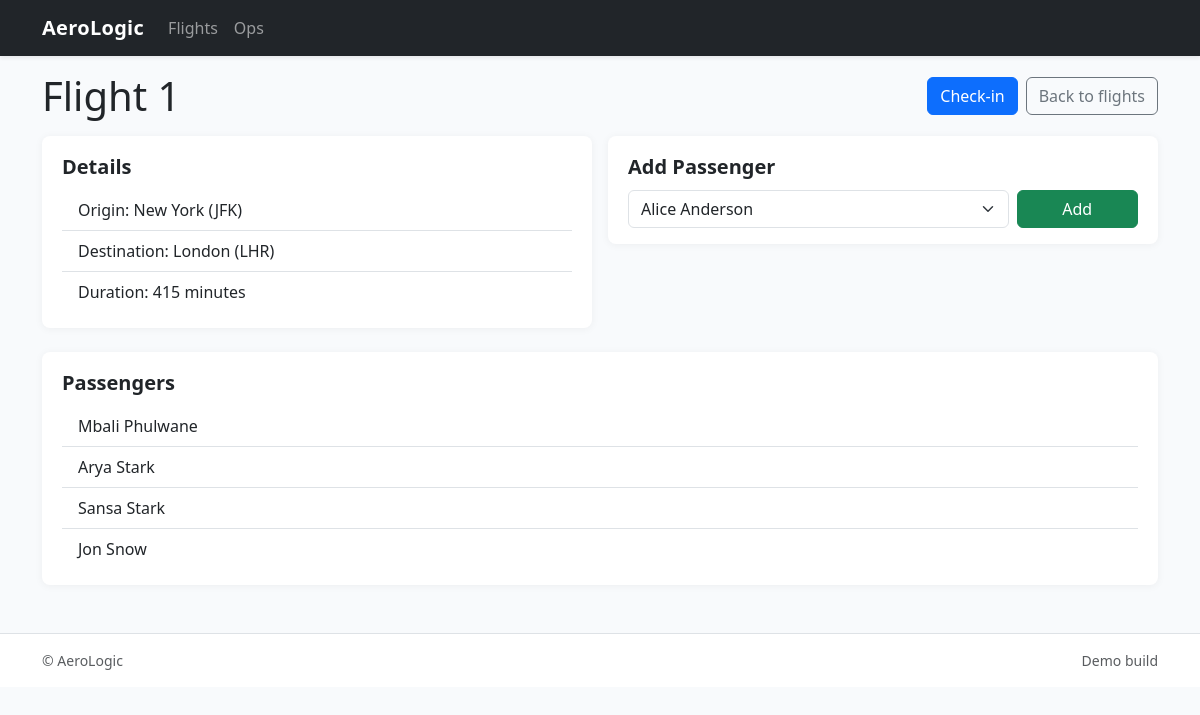
The page /flights/1 on the database its author committed.
### flights/models.py (models this page shows, shortened)
class Flight(models.Model):
    origin = models.ForeignKey(Airport, on_delete=models.CASCADE, related_name="departures")
    destination = models.ForeignKey(Airport, on_delete=models.CASCADE, related_name="arrivals")
    duration = models.IntegerField()

class Airport(models.Model):
    code = models.CharField(max_length=3)
    city = models.CharField(max_length=64)
    def __str__(self):
        return f"{self.city} ({self.code})"

class Passenger(models.Model):
    first = models.CharField(max_length=64)
    last = models.CharField(max_length=64)
    flights = models.ManyToManyField(Flight, blank=True, related_name="passengers")
    def __str__(self):
        return f"{self.first} {self.last}"

### flights/views.py (the view)
# urls.py: path("<int:flight_id>", views.flight, name="flight"),
def flight(request, flight_id):
    flight= Flight.objects.get(pk=flight_id)
    return render(request,"flights/flight.html", {
        "flight":flight,
        "passengers": flight.passengers.all(),
        "non_passengers": Passenger.objects.exclude(flights=flight).all()
    })

### flights/templates/flights/flight.html (shortened to what this page needs)
{% extends "flights/layout.html" %}
{% block body %}
    <div class="d-flex justify-content-between align-items-center mb-3">
        <h1 class="m-0">Flight {{ flight.id }}</h1>
        <div class="d-flex gap-2">
            <a class="btn btn-primary" href="/flight/{{ flight.id }}/checkin">Check-in</a>
            <a class="btn btn-outline-secondary" href="{% url 'index' %}">Back to flights</a>
        </div>
    </div>
    <div class="row g-3 mb-4">
        <div class="col-md-6">
            <div class="card-plain">
                <div class="section-title mb-2">Details</div>
                <ul class="list-group list-group-flush">
                    <li class="list-group-item">Origin: {{ flight.origin }}</li>
                    <li class="list-group-item">Destination: {{ flight.destination }}</li>
                    <li class="list-group-item">Duration: {{ flight.duration }} minutes</li>
                </ul>
            </div>
        </div>
        <div class="col-md-6">
            <div class="card-plain">
                <div class="section-title mb-2">Add Passenger</div>
                <form class="row gy-2 gx-2 align-items-center" action="{% url 'book' flight.id %}" method="post">
                    <div class="col-8 col-sm-9">
                        <select class="form-select" name="passenger">
                            {% for passenger in non_passengers %}
                                <option value="{{ passenger.id}}">{{passenger}}</option>
                            {% endfor %}
                        </select>
                    </div>
                    <div class="col-4 col-sm-3 text-end">
                        <button type="submit" class="btn btn-success w-100">Add</button>
                    </div>
                </form>
            </div>
        </div>
    </div>
    <div class="card-plain">
        <div class="section-title mb-2">Passengers</div>
        <ul class="list-group list-group-flush">
            {% for passenger in passengers %}
                <li class="list-group-item">{{ passenger }}</li>
            {% empty %}
                <li class="list-group-item">No passengers.</li>
            {% endfor %}
        </ul>
    </div>
{% endblock %}

### flights/static/flights/styles.css (style rules this page uses)
:root { --brand: #0d6efd; --bg: #f8fafc; }
body { background: var(--bg); }
.card-plain { background: #fff; border-radius: .5rem; box-shadow: 0 1px 8px rgba(0,0,0,.05); padding: 1rem 1.25rem; }
.section-title { font-size: 1.25rem; font-weight: 600; }

### rows shown on the page
Flight: id "1", origin "New York (JFK)", destination "London (LHR)", duration "415"
Passenger: first+last "Mbali Phulwane"
Passenger: first+last "Arya Stark"
Passenger: first+last "Sansa Stark"
Passenger: first+last "Jon Snow"

### other values the page prints
form field passenger "Alice Anderson"
